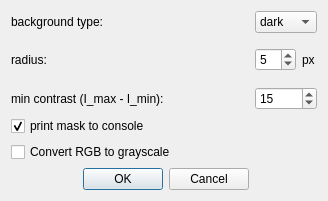
<?xml version="1.0" encoding="UTF-8"?>
<ui version="4.0">
 <class>bernsenThresholdDialog</class>
 <widget class="QDialog" name="bernsenThresholdDialog">
  <property name="geometry">
   <rect>
    <x>0</x>
    <y>0</y>
    <width>328</width>
    <height>201</height>
   </rect>
  </property>
  <property name="windowTitle">
   <string>Bernsen Threshold</string>
  </property>
  <layout class="QGridLayout" name="gridLayout">
   <item row="2" column="1">
    <widget class="QLabel" name="minContrastLabel">
     <property name="text">
      <string>min contrast (I_max - I_min):</string>
     </property>
    </widget>
   </item>
   <item row="1" column="3">
    <layout class="QHBoxLayout" name="radiusLayout">
     <item>
      <widget class="QSpinBox" name="radiusSpinBox">
       <property name="minimumSize">
        <size>
         <width>0</width>
         <height>0</height>
        </size>
       </property>
       <property name="minimum">
        <number>1</number>
       </property>
       <property name="value">
        <number>5</number>
       </property>
      </widget>
     </item>
     <item>
      <widget class="QLabel" name="pxLabel">
       <property name="text">
        <string>px</string>
       </property>
      </widget>
     </item>
    </layout>
   </item>
   <item row="0" column="3">
    <layout class="QHBoxLayout" name="bgTypeLayout">
     <item>
      <widget class="QComboBox" name="bgTypeComboBox">
       <item>
        <property name="text">
         <string>dark</string>
        </property>
       </item>
       <item>
        <property name="text">
         <string>bright</string>
        </property>
       </item>
      </widget>
     </item>
    </layout>
   </item>
   <item row="0" column="1">
    <widget class="QLabel" name="bgTypeLabel">
     <property name="text">
      <string>background type:</string>
     </property>
    </widget>
   </item>
   <item row="1" column="1">
    <widget class="QLabel" name="radiusLabel">
     <property name="text">
      <string>radius:</string>
     </property>
    </widget>
   </item>
   <item row="5" column="1">
    <widget class="QDialogButtonBox" name="buttonBox">
     <property name="orientation">
      <enum>Qt::Horizontal</enum>
     </property>
     <property name="standardButtons">
      <set>QDialogButtonBox::Cancel|QDialogButtonBox::Ok</set>
     </property>
    </widget>
   </item>
   <item row="2" column="3">
    <layout class="QHBoxLayout" name="minContrastLayout">
     <item>
      <widget class="QSpinBox" name="minContrastSpinBox">
       <property name="maximum">
        <number>254</number>
       </property>
       <property name="value">
        <number>15</number>
       </property>
      </widget>
     </item>
    </layout>
   </item>
   <item row="3" column="1">
    <widget class="QCheckBox" name="printToConsoleCheckBox">
     <property name="text">
      <string>print mask to console</string>
     </property>
     <property name="checked">
      <bool>true</bool>
     </property>
    </widget>
   </item>
   <item row="3" column="3">
    <widget class="QLabel" name="label">
     <property name="text">
      <string/>
     </property>
    </widget>
   </item>
   <item row="4" column="1">
    <widget class="QCheckBox" name="convertToGSCheckBox">
     <property name="text">
      <string>Convert RGB to grayscale</string>
     </property>
    </widget>
   </item>
  </layout>
 </widget>
 <resources/>
 <connections>
  <connection>
   <sender>buttonBox</sender>
   <signal>accepted()</signal>
   <receiver>bernsenThresholdDialog</receiver>
   <slot>accept()</slot>
   <hints>
    <hint type="sourcelabel">
     <x>248</x>
     <y>254</y>
    </hint>
    <hint type="destinationlabel">
     <x>157</x>
     <y>274</y>
    </hint>
   </hints>
  </connection>
  <connection>
   <sender>buttonBox</sender>
   <signal>rejected()</signal>
   <receiver>bernsenThresholdDialog</receiver>
   <slot>reject()</slot>
   <hints>
    <hint type="sourcelabel">
     <x>316</x>
     <y>260</y>
    </hint>
    <hint type="destinationlabel">
     <x>286</x>
     <y>274</y>
    </hint>
   </hints>
  </connection>
 </connections>
</ui>
